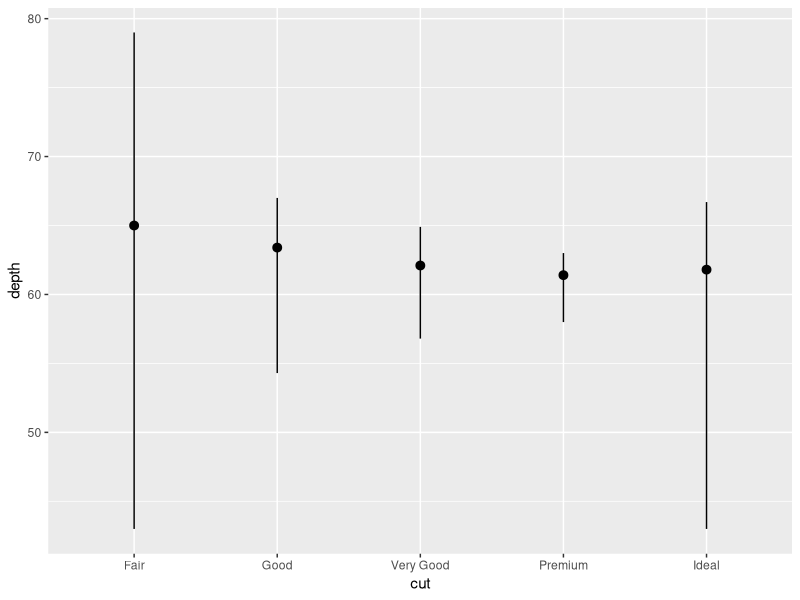
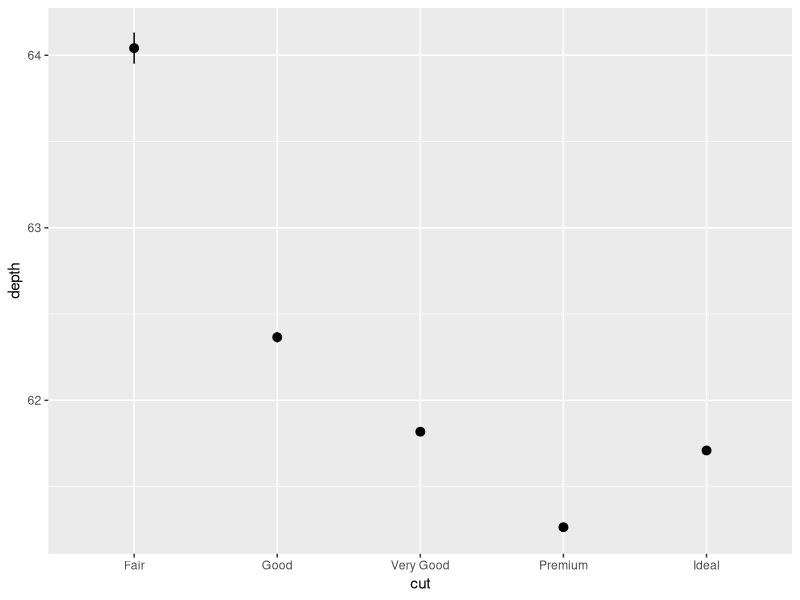
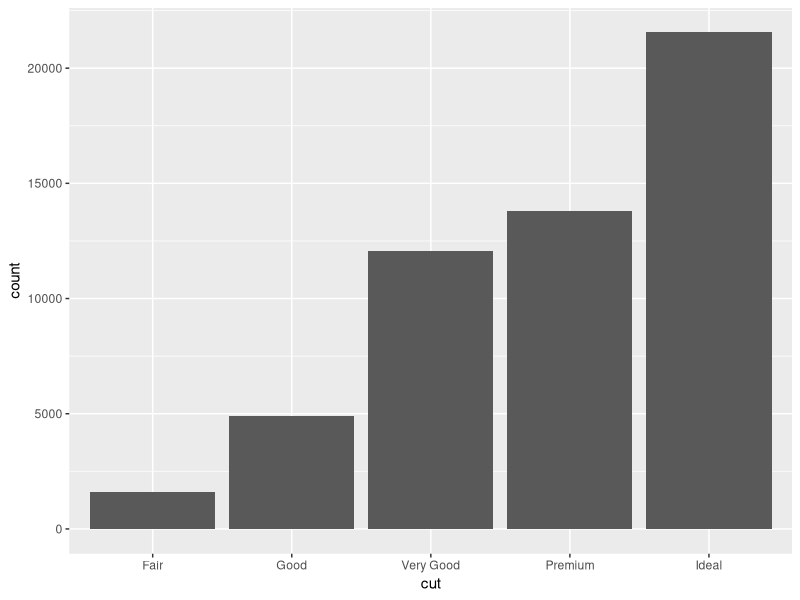
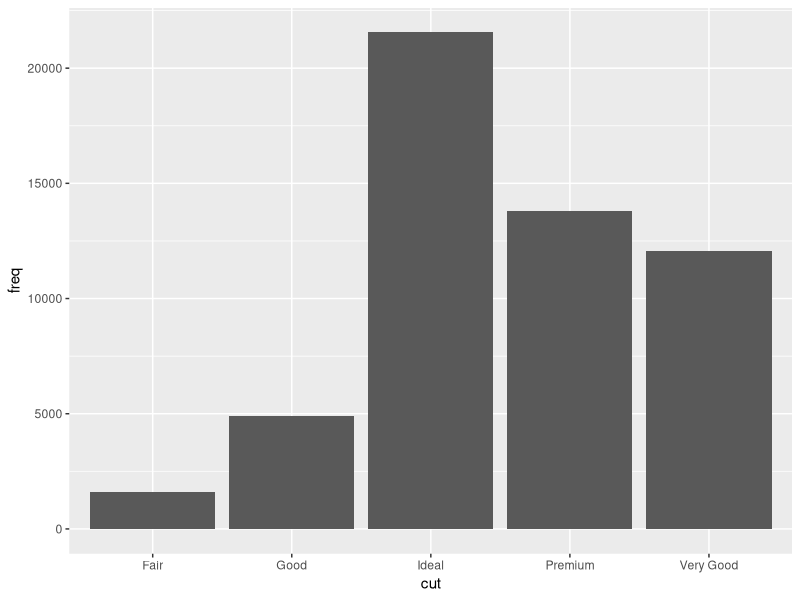
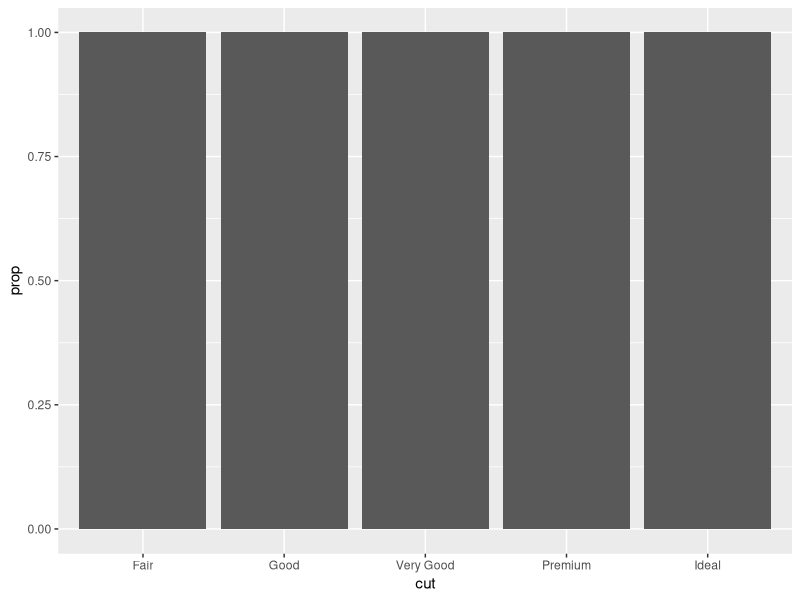
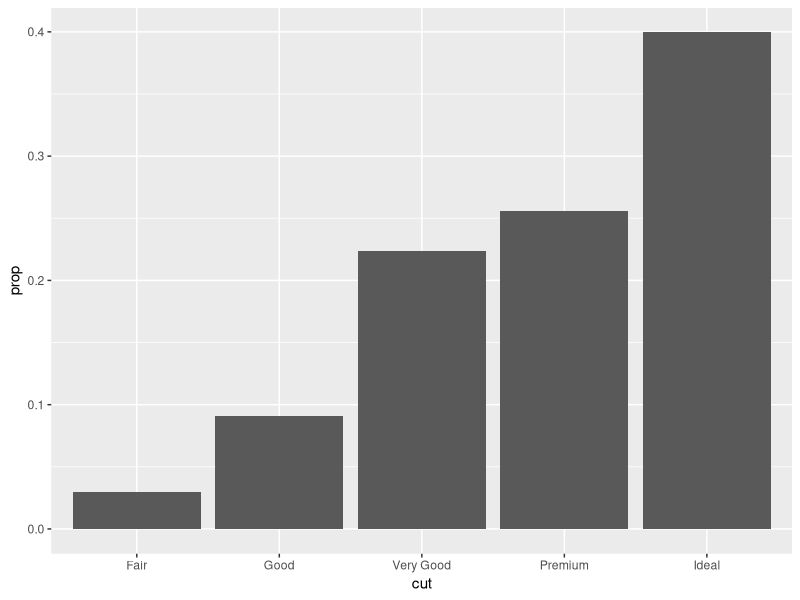
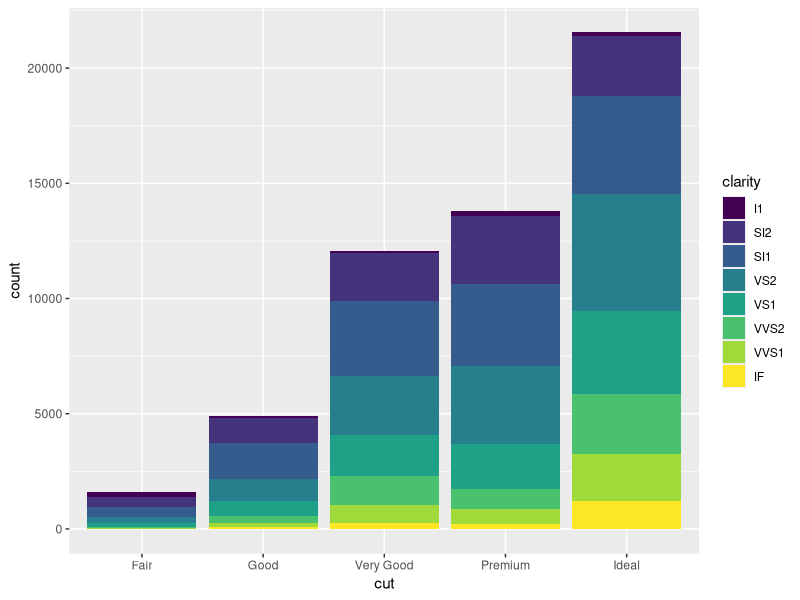
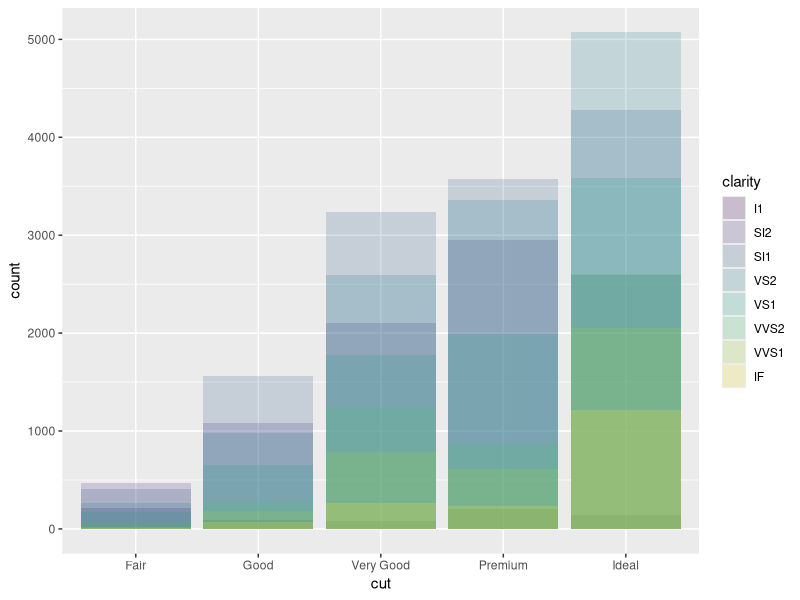

Reproduce these figures in R, in order. (Note: this script raises an error after producing the figures.)
library(tidyverse)

ggplot(data = diamonds) + 
  stat_summary(
    mapping = aes(x = cut, y = depth),
    fun.ymin = min,
    fun.ymax = max,
    fun.y = median
  )

ggplot(data = diamonds) +
  geom_pointrange(
    mapping = aes(x = cut, y = depth),
    stat = "summary",
    fun.ymin = min,
    fun.ymax = max,
    fun.y = median
  )

demo <- tribble(
  ~cut,         ~freq,
  "Fair",       1610,
  "Good",       4906,
  "Very Good",  12082,
  "Premium",    13791,
  "Ideal",      21551
)

ggplot(data = diamonds) + 
  geom_bar(mapping = aes(x = cut))

ggplot(data = demo) + 
  geom_col(mapping = aes(x = cut, y = freq))

ggplot(data = diamonds) +
  geom_bar(mapping = aes(x = cut, y = stat(prop)))

ggplot(data = diamonds) +
  geom_bar(mapping = aes(x = cut, y = stat(prop), group=1))

ggplot(data = diamonds) +
  geom_bar(mapping = aes(x = cut, fill = clarity))

ggplot(data = diamonds, mapping = aes(x = cut, fill = clarity)) + 
  geom_bar(alpha = 1/5, position = "identity")

ggplot(data = diamonds) + 
  geom_bar(mapping = aes(x = cut, fill = clarity), position = "fill")

ggplot(data = diamonds) + 
  geom_bar(mapping = aes(x = cut, fill = clarity), position = "dodge")

ggplot(data = mpg) + 
  geom_point(mapping = aes(x = displ, y = hwy))

ggplot(data = mpg) + 
  geom_point(mapping = aes(x = displ, y = hwy), position = "jitter")

ggplot(data = mpg, mapping = aes(x = cty, y = hwy)) + 
  geom_jitter(width=1,height=1)

ggplot(data = mpg, mapping = aes(x = cty, y = hwy)) + 
  geom_count()

ggplot(data = mpg, mapping = aes(x = class, y = hwy)) + 
  geom_boxplot()+
  coord_flip()

nz <- map_data("nz")

ggplot(nz, aes(long, lat, group = group)) +
  geom_polygon(fill = "white", colour = "black")

ggplot(nz, aes(long, lat, group = group)) +
  geom_polygon(fill = "white", colour = "black") +
  # coord_quickmap()
  coord_map()

bar <- ggplot(data = diamonds) + 
  geom_bar(
    mapping = aes(x = cut, fill = cut), 
    show.legend = FALSE,
    width = 1
  ) + 
  theme(aspect.ratio = 1) +
  labs(x = NULL, y = NULL)

bar + coord_flip()
bar + coord_polar()

ggplot(data=diamonds)+
  geom_bar(mapping = aes(x=cut, fill=clarity))+
  coord_polar()+
  theme(plot.title = element_text(hjust = 0.5))+
  labs(title="this is a title in the center")

ggplot(data = mpg, mapping = aes(x = cty, y = hwy)) +
  geom_point() + 
  geom_abline() + 
  coord_fixed()
